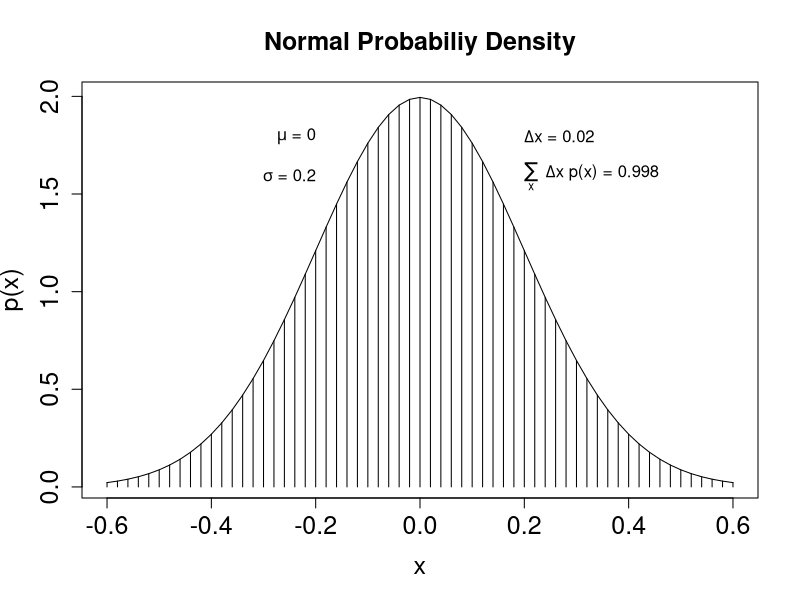

Write R code to recreate this figure.
# Graph of normal probabiliy density function, with comb of intervals.
meanval <- 0.0 # specify mean
sdval <- 0.2 # specify std
xlow <- meanval - 3 * sdval # specify low end of x-axis
xhigh <- meanval + 3 * sdval # specify high end of x-axis
dx <- 0.02 # specify min width of x-axis

x <- seq(from = xlow, to = xhigh, by = dx)
y <- (1 / (sdval * sqrt(2 * pi))) * exp(-.5 * ((x - meanval) / sdval)^2)

plot(x, y,
     type = "h", lwd = 1, cex.axis = 1.5,
     xlab = "x", ylab = "p(x)", cex.lab = 1.5,
     main = "Normal Probabiliy Density", cex.main = 1.5
)
lines(x, y)

area <- sum(dx * y)
text(-sdval, .9 * max(y), bquote(paste(mu, " = ", .(meanval))), adj = c(1, .5))
text(-sdval, .8 * max(y), bquote(paste(sigma, " = ", .(sdval))), adj = c(1, .5))
text(sdval, .9 * max(y), bquote(paste(Delta, "x = ", .(dx))), adj = c(0, .5))
text(sdval, .8 * max(y), bquote(
     paste(sum(, x, ), " ", Delta, "x p(x) = ", .(signif(area, 3)))
), adj = c(0, .5))
